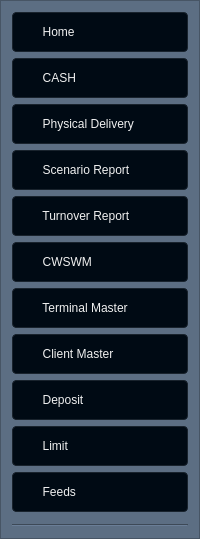
     <widget class="QFrame" name="settingsMenu">
      <property name="sizePolicy">
       <sizepolicy hsizetype="Preferred" vsizetype="Expanding">
        <horstretch>0</horstretch>
        <verstretch>0</verstretch>
       </sizepolicy>
      </property>
      <property name="minimumSize">
       <size>
        <width>200</width>
        <height>0</height>
       </size>
      </property>
      <property name="maximumSize">
       <size>
        <width>0</width>
        <height>16777215</height>
       </size>
      </property>
      <property name="styleSheet">
       <string notr="true">QWidget {

background-color: rgb(92, 110, 131);
}
QPushButton {
  background-color: #000a14;
  border: 1px solid #19232d;
  color: #F0F0F0;
  border-radius: 4px;
  padding: 3px;
  outline: none;
  /* Issue #194 - Special case of QPushButton inside dialogs, for better UI */
  min-width: 20px;
	text-align:left;

}

QPushButton:disabled {
  background-color: #19232d;
  border: 1px solid #19232d;
  color: #787878;
  border-radius: 4px;
  padding: 3px;
}

QPushButton:checked {
  background-color: #19232d;
  border: 1px solid #19232d;
  border-radius: 4px;
  padding: 3px;
  outline: none;
}

QPushButton:checked:disabled {
  background-color: #000A14;
  border: 1px solid #19232d;
  color: #787878;
  border-radius: 4px;
  padding: 3px;
  outline: none;
}

QPushButton:checked:selected {
  background: #1464A0;
  color: #19232d;
}

QPushButton::menu-indicator {
  subcontrol-origin: padding;
  subcontrol-position: bottom right;
  bottom: 4px;
}

QPushButton:pressed {
  background-color: #000A14;
  border: 1px solid #000A14;
}

QPushButton:pressed:hover {
/*  border: 1px solid #148CD2;*/
  background-color: #148CD2;
}

QPushButton:hover {
  background-color: #148CD2;    
}

QPushButton:selected {
  background: #1464A0;
  color: #19232d;
}

QPushButton:hover {
  border: 1px solid #148CD2;
  color: #F0F0F0;
}

QPushButton:focus {
  border: 5px solid #1464A0;
}



QComboBox {
  background-color: #000A14;

  border: 1px solid #19232d;
  border-radius: 4px;
  selection-background-color: #1464A0;
  padding-left: 4px;
  padding-right: 10px;
  /* 4 + 16*2 See scrollbar size */
  /* Fixes #103, #111 */
  min-height: 1.5em;
  /* padding-top: 2px;     removed to fix #132 */
  /* padding-bottom: 2px;  removed to fix #132 */
  /* min-width: 75px;      removed to fix #109 */
  /* Needed to remove indicator - fix #132 */
}

QComboBox QAbstractItemView {
  border: 1px solid #19232d;
  border-radius: 0;
  background-color: #000A14;
  selection-background-color: #1464A0;
}

QComboBox QAbstractItemView:hover {
  background-color: #000A14;
  color: #F0F0F0;
}

QComboBox QAbstractItemView:selected {
  background: #1464A0;
  color: #19232d;
}

QComboBox QAbstractItemView:alternate {
  background: #000A14;
}

QComboBox:disabled {
  background-color: #000A14;
  color: #787878;
}

QComboBox:hover {
  border: 1px solid #148CD2;
}

QComboBox:focus {
  border: 1px solid #1464A0;
}

QComboBox:on {
  selection-background-color: #1464A0;
}

QComboBox::indicator {
  border: none;
  border-radius: 0;
  background-color: transparent;
  selection-background-color: transparent;
  color: transparent;
  selection-color: transparent;
  /* Needed to remove indicator - fix #132 */
}

QComboBox::indicator:alternate {
  background: #000A14;
}

QComboBox::item:alternate {
  background: #000A14;
}

QComboBox::item:checked {
  font-weight: bold;
}

QComboBox::item:selected {
  border: 0px solid transparent;
}

QComboBox::drop-down {
  subcontrol-origin: padding;
  subcontrol-position: top right;
  width: 12px;
  border-left: 1px solid #19232d;
}

QComboBox::down-arrow {
  image: url(&quot;:/qss_icons/rc/arrow_down_disabled.png&quot;);
  height: 8px;
  width: 8px;
}

QComboBox::down-arrow:on, QComboBox::down-arrow:hover, QComboBox::down-arrow:focus {
  image: url(&quot;:/qss_icons/rc/arrow_down.png&quot;);
}


QLineEdit {
  background-color: #19232D;
  padding-top: 2px;
  /* This QLineEdit fix  103, 111 */
  padding-bottom: 2px;
  /* This QLineEdit fix  103, 111 */
  padding-left: 4px;
  padding-right: 4px;
  border-style: solid;
  border: 1px solid #32414B;
  border-radius: 4px;
  color: #F0F0F0;
}

QLineEdit:disabled {
  background-color: #19232D;
  color: #787878;
}

QLineEdit:hover {
  border: 1px solid #148CD2;
  color: #F0F0F0;
}

QLineEdit:focus {
  border: 1px solid #1464A0;
}

QLineEdit:selected {
  background-color: #1464A0;
  color: #32414B;
}
</string>
      </property>
      <property name="frameShape">
       <enum>QFrame::StyledPanel</enum>
      </property>
      <property name="frameShadow">
       <enum>QFrame::Raised</enum>
      </property>
      <layout class="QGridLayout" name="gridLayout_6">
       <item row="14" column="0">
        <widget class="Line" name="line_24">
         <property name="orientation">
          <enum>Qt::Horizontal</enum>
         </property>
        </widget>
       </item>
       <item row="8" column="0">
        <widget class="QPushButton" name="pbTMas">
         <property name="sizePolicy">
          <sizepolicy hsizetype="Expanding" vsizetype="Fixed">
           <horstretch>0</horstretch>
           <verstretch>0</verstretch>
          </sizepolicy>
         </property>
         <property name="minimumSize">
          <size>
           <width>28</width>
           <height>40</height>
          </size>
         </property>
         <property name="maximumSize">
          <size>
           <width>16777215</width>
           <height>40</height>
          </size>
         </property>
         <property name="text">
          <string>        Terminal Master</string>
         </property>
         <property name="icon">
          <iconset resource="../icons/icons.qrc">
           <normaloff>:/icon1/layout.svg</normaloff>:/icon1/layout.svg</iconset>
         </property>
        </widget>
       </item>
       <item row="13" column="0">
        <widget class="Line" name="line_25">
         <property name="orientation">
          <enum>Qt::Vertical</enum>
         </property>
        </widget>
       </item>
       <item row="4" column="0">
        <widget class="QPushButton" name="pbOrderB">
         <property name="sizePolicy">
          <sizepolicy hsizetype="Expanding" vsizetype="Fixed">
           <horstretch>0</horstretch>
           <verstretch>0</verstretch>
          </sizepolicy>
         </property>
         <property name="minimumSize">
          <size>
           <width>28</width>
           <height>40</height>
          </size>
         </property>
         <property name="maximumSize">
          <size>
           <width>16777215</width>
           <height>40</height>
          </size>
         </property>
         <property name="text">
          <string>        Turnover Report</string>
         </property>
         <property name="icon">
          <iconset resource="../icons/icons.qrc">
           <normaloff>:/icon1/layout.svg</normaloff>:/icon1/layout.svg</iconset>
         </property>
        </widget>
       </item>
       <item row="9" column="0">
        <widget class="QPushButton" name="pbCMas">
         <property name="sizePolicy">
          <sizepolicy hsizetype="Expanding" vsizetype="Fixed">
           <horstretch>0</horstretch>
           <verstretch>0</verstretch>
          </sizepolicy>
         </property>
         <property name="minimumSize">
          <size>
           <width>28</width>
           <height>40</height>
          </size>
         </property>
         <property name="maximumSize">
          <size>
           <width>16777215</width>
           <height>40</height>
          </size>
         </property>
         <property name="text">
          <string>        Client Master</string>
         </property>
         <property name="icon">
          <iconset resource="../icons/icons.qrc">
           <normaloff>:/icon1/layout.svg</normaloff>:/icon1/layout.svg</iconset>
         </property>
        </widget>
       </item>
       <item row="3" column="0">
        <widget class="QPushButton" name="pbTradeB">
         <property name="sizePolicy">
          <sizepolicy hsizetype="Expanding" vsizetype="Fixed">
           <horstretch>0</horstretch>
           <verstretch>0</verstretch>
          </sizepolicy>
         </property>
         <property name="minimumSize">
          <size>
           <width>28</width>
           <height>40</height>
          </size>
         </property>
         <property name="maximumSize">
          <size>
           <width>16777215</width>
           <height>40</height>
          </size>
         </property>
         <property name="text">
          <string>        Scenario Report</string>
         </property>
         <property name="icon">
          <iconset resource="../icons/icons.qrc">
           <normaloff>:/icon1/book-open.svg</normaloff>:/icon1/book-open.svg</iconset>
         </property>
        </widget>
       </item>
       <item row="1" column="0">
        <widget class="QPushButton" name="pbCash">
         <property name="sizePolicy">
          <sizepolicy hsizetype="Expanding" vsizetype="Fixed">
           <horstretch>0</horstretch>
           <verstretch>0</verstretch>
          </sizepolicy>
         </property>
         <property name="minimumSize">
          <size>
           <width>28</width>
           <height>40</height>
          </size>
         </property>
         <property name="maximumSize">
          <size>
           <width>16777215</width>
           <height>40</height>
          </size>
         </property>
         <property name="text">
          <string>        CASH</string>
         </property>
         <property name="icon">
          <iconset resource="../icons/icons.qrc">
           <normaloff>:/icon1/layout.svg</normaloff>:/icon1/layout.svg</iconset>
         </property>
        </widget>
       </item>
       <item row="0" column="0">
        <widget class="QPushButton" name="pbHome">
         <property name="sizePolicy">
          <sizepolicy hsizetype="Expanding" vsizetype="Fixed">
           <horstretch>0</horstretch>
           <verstretch>0</verstretch>
          </sizepolicy>
         </property>
         <property name="minimumSize">
          <size>
           <width>28</width>
           <height>40</height>
          </size>
         </property>
         <property name="text">
          <string>        Home</string>
         </property>
         <property name="icon">
          <iconset resource="../icons/icons.qrc">
           <normaloff>:/icon1/aperture.svg</normaloff>:/icon1/aperture.svg</iconset>
         </property>
        </widget>
       </item>
       <item row="2" column="0">
        <widget class="QPushButton" name="pbFolioPos">
         <property name="sizePolicy">
          <sizepolicy hsizetype="Expanding" vsizetype="Fixed">
           <horstretch>0</horstretch>
           <verstretch>0</verstretch>
          </sizepolicy>
         </property>
         <property name="minimumSize">
          <size>
           <width>28</width>
           <height>40</height>
          </size>
         </property>
         <property name="maximumSize">
          <size>
           <width>16777215</width>
           <height>40</height>
          </size>
         </property>
         <property name="text">
          <string>        Physical Delivery</string>
         </property>
         <property name="icon">
          <iconset resource="../icons/icons.qrc">
           <normaloff>:/icon1/layout.svg</normaloff>:/icon1/layout.svg</iconset>
         </property>
        </widget>
       </item>
       <item row="6" column="0">
        <widget class="QPushButton" name="pbATMWatch">
         <property name="sizePolicy">
          <sizepolicy hsizetype="Expanding" vsizetype="Fixed">
           <horstretch>0</horstretch>
           <verstretch>0</verstretch>
          </sizepolicy>
         </property>
         <property name="minimumSize">
          <size>
           <width>28</width>
           <height>40</height>
          </size>
         </property>
         <property name="maximumSize">
          <size>
           <width>16777215</width>
           <height>40</height>
          </size>
         </property>
         <property name="text">
          <string>        CWSWM</string>
         </property>
         <property name="icon">
          <iconset resource="../icons/icons.qrc">
           <normaloff>:/icon1/layout.svg</normaloff>:/icon1/layout.svg</iconset>
         </property>
        </widget>
       </item>
       <item row="12" column="0">
        <widget class="QPushButton" name="pbFeeds">
         <property name="sizePolicy">
          <sizepolicy hsizetype="Expanding" vsizetype="Fixed">
           <horstretch>0</horstretch>
           <verstretch>0</verstretch>
          </sizepolicy>
         </property>
         <property name="minimumSize">
          <size>
           <width>28</width>
           <height>40</height>
          </size>
         </property>
         <property name="maximumSize">
          <size>
           <width>16777215</width>
           <height>40</height>
          </size>
         </property>
         <property name="text">
          <string>        Feeds</string>
         </property>
         <property name="icon">
          <iconset resource="../icons/icons.qrc">
           <normaloff>:/icon1/layout.svg</normaloff>:/icon1/layout.svg</iconset>
         </property>
        </widget>
       </item>
       <item row="11" column="0">
        <widget class="QPushButton" name="pbLimit">
         <property name="sizePolicy">
          <sizepolicy hsizetype="Expanding" vsizetype="Fixed">
           <horstretch>0</horstretch>
           <verstretch>0</verstretch>
          </sizepolicy>
         </property>
         <property name="minimumSize">
          <size>
           <width>28</width>
           <height>40</height>
          </size>
         </property>
         <property name="maximumSize">
          <size>
           <width>16777215</width>
           <height>40</height>
          </size>
         </property>
         <property name="text">
          <string>        Limit</string>
         </property>
         <property name="icon">
          <iconset resource="../icons/icons.qrc">
           <normaloff>:/icon1/layout.svg</normaloff>:/icon1/layout.svg</iconset>
         </property>
        </widget>
       </item>
       <item row="10" column="0">
        <widget class="QPushButton" name="pbDeposit">
         <property name="sizePolicy">
          <sizepolicy hsizetype="Expanding" vsizetype="Fixed">
           <horstretch>0</horstretch>
           <verstretch>0</verstretch>
          </sizepolicy>
         </property>
         <property name="minimumSize">
          <size>
           <width>28</width>
           <height>40</height>
          </size>
         </property>
         <property name="maximumSize">
          <size>
           <width>16777215</width>
           <height>40</height>
          </size>
         </property>
         <property name="text">
          <string>        Deposit</string>
         </property>
         <property name="icon">
          <iconset resource="../icons/icons.qrc">
           <normaloff>:/icon1/layout.svg</normaloff>:/icon1/layout.svg</iconset>
         </property>
        </widget>
       </item>
      </layout>
     </widget>
